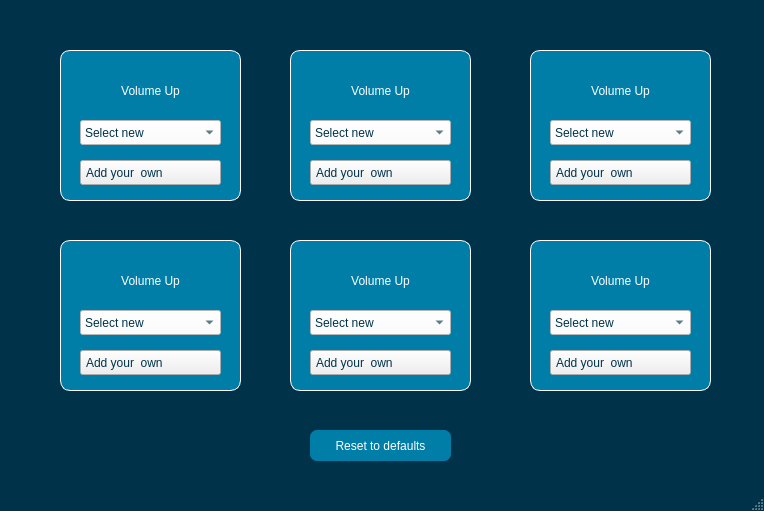
<?xml version="1.0" encoding="UTF-8"?>
<ui version="4.0">
 <class>StreamDeckSettings</class>
 <widget class="QMainWindow" name="StreamDeckSettings">
  <property name="geometry">
   <rect>
    <x>0</x>
    <y>0</y>
    <width>764</width>
    <height>511</height>
   </rect>
  </property>
  <property name="windowTitle">
   <string>Macropad Settings</string>
  </property>
  <property name="styleSheet">
   <string notr="true">QMainWindow {
	border:none;
	background-color: #003249;

}</string>
  </property>
  <widget class="QWidget" name="centralwidget">
   <widget class="QFrame" name="frame1">
    <property name="geometry">
     <rect>
      <x>60</x>
      <y>50</y>
      <width>181</width>
      <height>151</height>
     </rect>
    </property>
    <property name="styleSheet">
     <string notr="true">QFrame{
background-color: #007ea7;
border: 1px solid white;
border-radius:10px;
color:#fff
}</string>
    </property>
    <property name="frameShape">
     <enum>QFrame::StyledPanel</enum>
    </property>
    <property name="frameShadow">
     <enum>QFrame::Raised</enum>
    </property>
    <widget class="QLabel" name="name1">
     <property name="geometry">
      <rect>
       <x>10</x>
       <y>30</y>
       <width>161</width>
       <height>21</height>
      </rect>
     </property>
     <property name="styleSheet">
      <string notr="true">QLabel {
border: none; 
border-radius: 0px;
background-color:none;
}</string>
     </property>
     <property name="text">
      <string>Volume Up</string>
     </property>
     <property name="alignment">
      <set>Qt::AlignCenter</set>
     </property>
    </widget>
    <widget class="QPushButton" name="editbtn1">
     <property name="geometry">
      <rect>
       <x>20</x>
       <y>110</y>
       <width>141</width>
       <height>25</height>
      </rect>
     </property>
     <property name="cursor">
      <cursorShape>OpenHandCursor</cursorShape>
     </property>
     <property name="styleSheet">
      <string notr="true">color: #003249; text-align:left; padding-left:5px; </string>
     </property>
     <property name="text">
      <string>Add your  own</string>
     </property>
    </widget>
    <widget class="QComboBox" name="droplist1">
     <property name="geometry">
      <rect>
       <x>20</x>
       <y>70</y>
       <width>141</width>
       <height>25</height>
      </rect>
     </property>
     <property name="styleSheet">
      <string notr="true">background-color:  white;
color: #003249;</string>
     </property>
     <item>
      <property name="text">
       <string>Select new</string>
      </property>
     </item>
     <item>
      <property name="text">
       <string>Volume Up</string>
      </property>
     </item>
     <item>
      <property name="text">
       <string>Volume Down</string>
      </property>
     </item>
     <item>
      <property name="text">
       <string>Mute/Umute</string>
      </property>
     </item>
     <item>
      <property name="text">
       <string>Take Screenshot</string>
      </property>
     </item>
     <item>
      <property name="text">
       <string>Firefox</string>
      </property>
     </item>
     <item>
      <property name="text">
       <string>YouTube</string>
      </property>
     </item>
    </widget>
   </widget>
   <widget class="QFrame" name="frame2">
    <property name="geometry">
     <rect>
      <x>290</x>
      <y>50</y>
      <width>181</width>
      <height>151</height>
     </rect>
    </property>
    <property name="styleSheet">
     <string notr="true">QFrame{
background-color: #007ea7;
border: 1px solid white;
border-radius:10px;
color:#fff
}</string>
    </property>
    <property name="frameShape">
     <enum>QFrame::StyledPanel</enum>
    </property>
    <property name="frameShadow">
     <enum>QFrame::Raised</enum>
    </property>
    <widget class="QLabel" name="name2">
     <property name="geometry">
      <rect>
       <x>10</x>
       <y>30</y>
       <width>161</width>
       <height>21</height>
      </rect>
     </property>
     <property name="styleSheet">
      <string notr="true">QLabel {
border: none; 
border-radius: 0px;
background-color:none;
}</string>
     </property>
     <property name="text">
      <string>Volume Up</string>
     </property>
     <property name="alignment">
      <set>Qt::AlignCenter</set>
     </property>
    </widget>
    <widget class="QPushButton" name="editbtn2">
     <property name="geometry">
      <rect>
       <x>20</x>
       <y>110</y>
       <width>141</width>
       <height>25</height>
      </rect>
     </property>
     <property name="cursor">
      <cursorShape>OpenHandCursor</cursorShape>
     </property>
     <property name="styleSheet">
      <string notr="true">color: #003249; text-align:left; padding-left:5px; </string>
     </property>
     <property name="text">
      <string>Add your  own</string>
     </property>
    </widget>
    <widget class="QComboBox" name="droplist2">
     <property name="geometry">
      <rect>
       <x>20</x>
       <y>70</y>
       <width>141</width>
       <height>25</height>
      </rect>
     </property>
     <property name="styleSheet">
      <string notr="true">background-color:  white;
color: #003249;</string>
     </property>
     <item>
      <property name="text">
       <string>Select new</string>
      </property>
     </item>
     <item>
      <property name="text">
       <string>Volume Up</string>
      </property>
     </item>
     <item>
      <property name="text">
       <string>Volume Down</string>
      </property>
     </item>
     <item>
      <property name="text">
       <string>Mute/Umute</string>
      </property>
     </item>
     <item>
      <property name="text">
       <string>Take Screenshot</string>
      </property>
     </item>
     <item>
      <property name="text">
       <string>Firefox</string>
      </property>
     </item>
     <item>
      <property name="text">
       <string>YouTube</string>
      </property>
     </item>
    </widget>
   </widget>
   <widget class="QFrame" name="frame3">
    <property name="geometry">
     <rect>
      <x>530</x>
      <y>50</y>
      <width>181</width>
      <height>151</height>
     </rect>
    </property>
    <property name="styleSheet">
     <string notr="true">QFrame{
background-color: #007ea7;
border: 1px solid white;
border-radius:10px;
color:#fff
}</string>
    </property>
    <property name="frameShape">
     <enum>QFrame::StyledPanel</enum>
    </property>
    <property name="frameShadow">
     <enum>QFrame::Raised</enum>
    </property>
    <widget class="QLabel" name="name3">
     <property name="geometry">
      <rect>
       <x>10</x>
       <y>30</y>
       <width>161</width>
       <height>21</height>
      </rect>
     </property>
     <property name="styleSheet">
      <string notr="true">QLabel {
border: none; 
border-radius: 0px;
background-color:none;
}</string>
     </property>
     <property name="text">
      <string>Volume Up</string>
     </property>
     <property name="alignment">
      <set>Qt::AlignCenter</set>
     </property>
    </widget>
    <widget class="QPushButton" name="editbtn3">
     <property name="geometry">
      <rect>
       <x>20</x>
       <y>110</y>
       <width>141</width>
       <height>25</height>
      </rect>
     </property>
     <property name="cursor">
      <cursorShape>OpenHandCursor</cursorShape>
     </property>
     <property name="styleSheet">
      <string notr="true">color: #003249; text-align:left; padding-left:5px; </string>
     </property>
     <property name="text">
      <string>Add your  own</string>
     </property>
    </widget>
    <widget class="QComboBox" name="droplist3">
     <property name="geometry">
      <rect>
       <x>20</x>
       <y>70</y>
       <width>141</width>
       <height>25</height>
      </rect>
     </property>
     <property name="styleSheet">
      <string notr="true">background-color:  white;
color: #003249;</string>
     </property>
     <item>
      <property name="text">
       <string>Select new</string>
      </property>
     </item>
     <item>
      <property name="text">
       <string>Volume Up</string>
      </property>
     </item>
     <item>
      <property name="text">
       <string>Volume Down</string>
      </property>
     </item>
     <item>
      <property name="text">
       <string>Mute/Umute</string>
      </property>
     </item>
     <item>
      <property name="text">
       <string>Take Screenshot</string>
      </property>
     </item>
     <item>
      <property name="text">
       <string>Firefox</string>
      </property>
     </item>
     <item>
      <property name="text">
       <string>YouTube</string>
      </property>
     </item>
    </widget>
   </widget>
   <widget class="QFrame" name="frame4">
    <property name="geometry">
     <rect>
      <x>60</x>
      <y>240</y>
      <width>181</width>
      <height>151</height>
     </rect>
    </property>
    <property name="styleSheet">
     <string notr="true">QFrame{
background-color: #007ea7;
border: 1px solid white;
border-radius:10px;
color:#fff
}</string>
    </property>
    <property name="frameShape">
     <enum>QFrame::StyledPanel</enum>
    </property>
    <property name="frameShadow">
     <enum>QFrame::Raised</enum>
    </property>
    <widget class="QLabel" name="name4">
     <property name="geometry">
      <rect>
       <x>10</x>
       <y>30</y>
       <width>161</width>
       <height>21</height>
      </rect>
     </property>
     <property name="styleSheet">
      <string notr="true">QLabel {
border: none; 
border-radius: 0px;
background-color:none;
}</string>
     </property>
     <property name="text">
      <string>Volume Up</string>
     </property>
     <property name="alignment">
      <set>Qt::AlignCenter</set>
     </property>
    </widget>
    <widget class="QPushButton" name="editbtn4">
     <property name="geometry">
      <rect>
       <x>20</x>
       <y>110</y>
       <width>141</width>
       <height>25</height>
      </rect>
     </property>
     <property name="cursor">
      <cursorShape>OpenHandCursor</cursorShape>
     </property>
     <property name="styleSheet">
      <string notr="true">color: #003249; text-align:left; padding-left:5px; </string>
     </property>
     <property name="text">
      <string>Add your  own</string>
     </property>
    </widget>
    <widget class="QComboBox" name="droplist4">
     <property name="geometry">
      <rect>
       <x>20</x>
       <y>70</y>
       <width>141</width>
       <height>25</height>
      </rect>
     </property>
     <property name="styleSheet">
      <string notr="true">background-color:  white;
color: #003249;</string>
     </property>
     <item>
      <property name="text">
       <string>Select new</string>
      </property>
     </item>
     <item>
      <property name="text">
       <string>Volume Up</string>
      </property>
     </item>
     <item>
      <property name="text">
       <string>Volume Down</string>
      </property>
     </item>
     <item>
      <property name="text">
       <string>Mute/Umute</string>
      </property>
     </item>
     <item>
      <property name="text">
       <string>Take Screenshot</string>
      </property>
     </item>
     <item>
      <property name="text">
       <string>Firefox</string>
      </property>
     </item>
     <item>
      <property name="text">
       <string>YouTube</string>
      </property>
     </item>
    </widget>
   </widget>
   <widget class="QFrame" name="frame5">
    <property name="geometry">
     <rect>
      <x>290</x>
      <y>240</y>
      <width>181</width>
      <height>151</height>
     </rect>
    </property>
    <property name="styleSheet">
     <string notr="true">QFrame{
background-color: #007ea7;
border: 1px solid white;
border-radius:10px;
color:#fff
}</string>
    </property>
    <property name="frameShape">
     <enum>QFrame::StyledPanel</enum>
    </property>
    <property name="frameShadow">
     <enum>QFrame::Raised</enum>
    </property>
    <widget class="QLabel" name="name5">
     <property name="geometry">
      <rect>
       <x>10</x>
       <y>30</y>
       <width>161</width>
       <height>21</height>
      </rect>
     </property>
     <property name="styleSheet">
      <string notr="true">QLabel {
border: none; 
border-radius: 0px;
background-color:none;
}</string>
     </property>
     <property name="text">
      <string>Volume Up</string>
     </property>
     <property name="alignment">
      <set>Qt::AlignCenter</set>
     </property>
    </widget>
    <widget class="QPushButton" name="editbtn5">
     <property name="geometry">
      <rect>
       <x>20</x>
       <y>110</y>
       <width>141</width>
       <height>25</height>
      </rect>
     </property>
     <property name="cursor">
      <cursorShape>OpenHandCursor</cursorShape>
     </property>
     <property name="styleSheet">
      <string notr="true">color: #003249; text-align:left; padding-left:5px; </string>
     </property>
     <property name="text">
      <string>Add your  own</string>
     </property>
    </widget>
    <widget class="QComboBox" name="droplist5">
     <property name="geometry">
      <rect>
       <x>20</x>
       <y>70</y>
       <width>141</width>
       <height>25</height>
      </rect>
     </property>
     <property name="styleSheet">
      <string notr="true">background-color:  white;
color: #003249;</string>
     </property>
     <item>
      <property name="text">
       <string>Select new</string>
      </property>
     </item>
     <item>
      <property name="text">
       <string>Volume Up</string>
      </property>
     </item>
     <item>
      <property name="text">
       <string>Volume Down</string>
      </property>
     </item>
     <item>
      <property name="text">
       <string>Mute/Umute</string>
      </property>
     </item>
     <item>
      <property name="text">
       <string>Take Screenshot</string>
      </property>
     </item>
     <item>
      <property name="text">
       <string>Firefox</string>
      </property>
     </item>
     <item>
      <property name="text">
       <string>YouTube</string>
      </property>
     </item>
    </widget>
   </widget>
   <widget class="QFrame" name="frame6">
    <property name="geometry">
     <rect>
      <x>530</x>
      <y>240</y>
      <width>181</width>
      <height>151</height>
     </rect>
    </property>
    <property name="styleSheet">
     <string notr="true">QFrame{
background-color: #007ea7;
border: 1px solid white;
border-radius:10px;
color:#fff
}</string>
    </property>
    <property name="frameShape">
     <enum>QFrame::StyledPanel</enum>
    </property>
    <property name="frameShadow">
     <enum>QFrame::Raised</enum>
    </property>
    <widget class="QLabel" name="name6">
     <property name="geometry">
      <rect>
       <x>10</x>
       <y>30</y>
       <width>161</width>
       <height>21</height>
      </rect>
     </property>
     <property name="styleSheet">
      <string notr="true">QLabel {
border: none; 
border-radius: 0px;
background-color:none;
}</string>
     </property>
     <property name="text">
      <string>Volume Up</string>
     </property>
     <property name="alignment">
      <set>Qt::AlignCenter</set>
     </property>
    </widget>
    <widget class="QPushButton" name="editbtn6">
     <property name="geometry">
      <rect>
       <x>20</x>
       <y>110</y>
       <width>141</width>
       <height>25</height>
      </rect>
     </property>
     <property name="cursor">
      <cursorShape>OpenHandCursor</cursorShape>
     </property>
     <property name="styleSheet">
      <string notr="true">color: #003249; text-align:left; padding-left:5px; </string>
     </property>
     <property name="text">
      <string>Add your  own</string>
     </property>
    </widget>
    <widget class="QComboBox" name="droplist6">
     <property name="geometry">
      <rect>
       <x>20</x>
       <y>70</y>
       <width>141</width>
       <height>25</height>
      </rect>
     </property>
     <property name="styleSheet">
      <string notr="true">background-color:  white;
color: #003249;</string>
     </property>
     <item>
      <property name="text">
       <string>Select new</string>
      </property>
     </item>
     <item>
      <property name="text">
       <string>Volume Up</string>
      </property>
     </item>
     <item>
      <property name="text">
       <string>Volume Down</string>
      </property>
     </item>
     <item>
      <property name="text">
       <string>Mute/Umute</string>
      </property>
     </item>
     <item>
      <property name="text">
       <string>Take Screenshot</string>
      </property>
     </item>
     <item>
      <property name="text">
       <string>Firefox</string>
      </property>
     </item>
     <item>
      <property name="text">
       <string>YouTube</string>
      </property>
     </item>
    </widget>
   </widget>
   <widget class="QPushButton" name="pushButton">
    <property name="geometry">
     <rect>
      <x>310</x>
      <y>430</y>
      <width>141</width>
      <height>31</height>
     </rect>
    </property>
    <property name="styleSheet">
     <string notr="true">border-radius:7px; background-color:#007ea7; color: white;</string>
    </property>
    <property name="text">
     <string>Reset to defaults</string>
    </property>
   </widget>
  </widget>
  <widget class="QMenuBar" name="menubar">
   <property name="geometry">
    <rect>
     <x>0</x>
     <y>0</y>
     <width>764</width>
     <height>22</height>
    </rect>
   </property>
  </widget>
  <widget class="QStatusBar" name="statusbar"/>
 </widget>
 <resources/>
 <connections/>
</ui>
